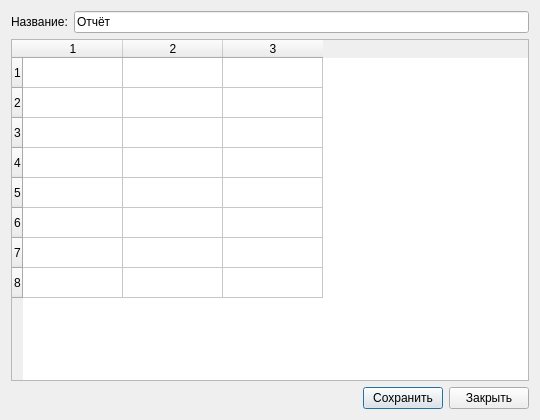
<?xml version="1.0" encoding="UTF-8"?>
<ui version="4.0"><class>Dialog</class><widget class="QDialog" name="Dialog"><property name="geometry"><rect><x>0</x><y>0</y><width>540</width><height>420</height></rect></property><property name="windowTitle"><string>#122 mixed/207_form_with_table</string></property><layout class="QVBoxLayout" name="verticalLayout"><property name="leftMargin"><number>11</number></property><property name="topMargin"><number>11</number></property><property name="rightMargin"><number>11</number></property><property name="bottomMargin"><number>11</number></property><property name="spacing"><number>6</number></property><item><layout class="QHBoxLayout" name="rowLayout"><property name="leftMargin"><number>0</number></property><property name="topMargin"><number>0</number></property><property name="rightMargin"><number>0</number></property><property name="bottomMargin"><number>0</number></property><property name="spacing"><number>6</number></property><item><widget class="QLabel" name="label"><property name="text"><string>Название:</string></property></widget></item><item><widget class="QLineEdit" name="lineEdit"><property name="text"><string>Отчёт</string></property></widget></item></layout></item><item><widget class="QTableWidget" name="table"><property name="rowCount"><number>8</number></property><property name="columnCount"><number>3</number></property></widget></item><item><layout class="QHBoxLayout" name="buttons"><property name="leftMargin"><number>0</number></property><property name="topMargin"><number>0</number></property><property name="rightMargin"><number>0</number></property><property name="bottomMargin"><number>0</number></property><property name="spacing"><number>6</number></property><item><spacer name="horizontalSpacer"><property name="orientation"><enum>Qt::Orientation::Horizontal</enum></property><property name="sizeHint" stdset="0"><size><width>40</width><height>20</height></size></property></spacer></item><item><widget class="QPushButton" name="save"><property name="text"><string>Сохранить</string></property></widget></item><item><widget class="QPushButton" name="close"><property name="text"><string>Закрыть</string></property></widget></item></layout></item></layout></widget></ui>
